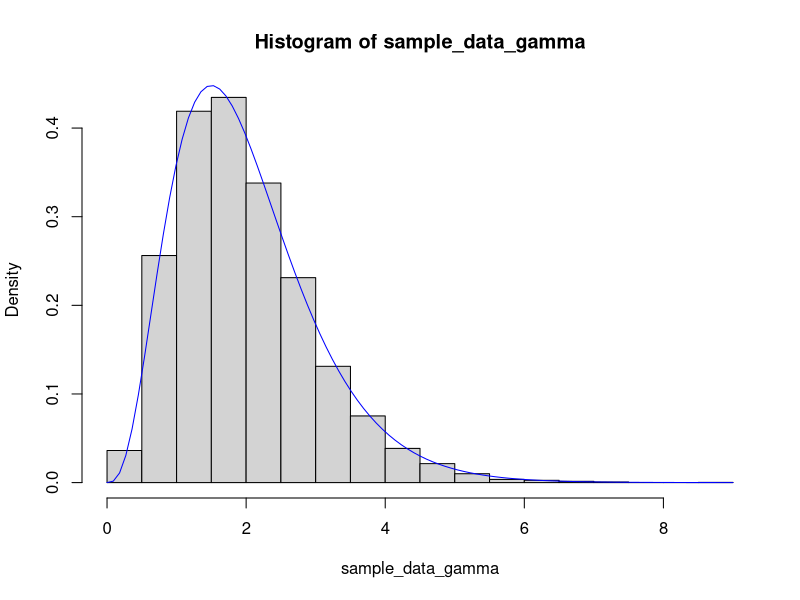
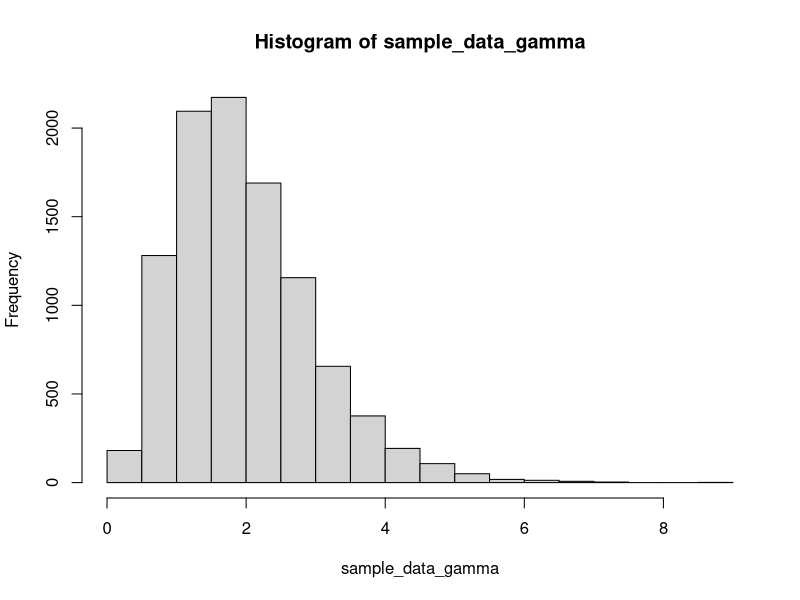
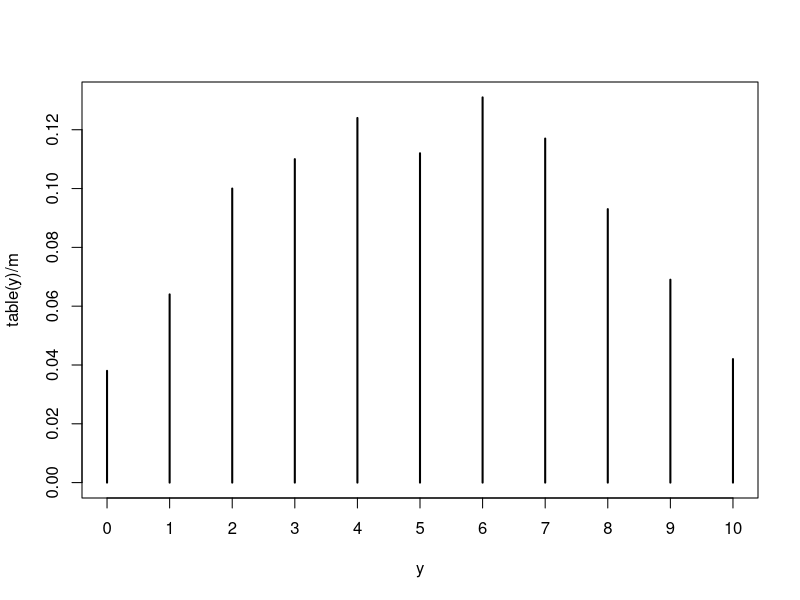
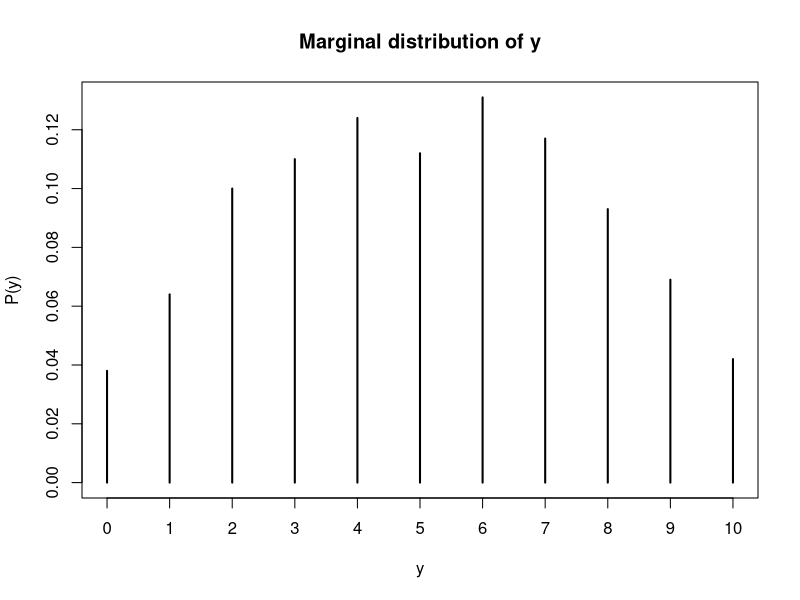

Write the R code that produced these figures, in order.
## ---- chunk 1
sample_data_gamma<-rgamma(10000,4,2)
mean(sample_data_gamma)
var(sample_data_gamma)
## ---- chunk 2
set.seed(123)
mean_c<-c()
for(i in 1:10)
{mean_c[i]<-mean(rgamma(1000,4,2))}
var(mean_c)
## ---- chunk 3
set.seed(123)
sample_data_gamma<-rgamma(10000,4,2)

hist(sample_data_gamma, freq=FALSE)
curve(dgamma(x=x, shape=4, rate=2), col="blue", add=TRUE)

var(sample_data_gamma)
sqrt(var(sample_data_gamma))
sd(sample_data_gamma) 
sd(sample_data_gamma) / sqrt(10000)
## ---- chunk 4
hist(sample_data_gamma)
se = sd(sample_data_gamma<5) / sqrt(10000)
se
## ---- chunk 5
sample_data<-rbeta(1000,5,3)
mean(sample_data/(1-sample_data))
## ---- chunk 6
mean((sample_data/(1-sample_data))>1)
## ---- chunk 7
sample_data2<-rnorm(10000,0,1)
quantile(sample_data2,0.3)
qnorm(0.3)
pnorm(-0.52)
## ---- chunk 8
m=1000

y=numeric(m)
phi=numeric(m)

for (i in 1:m)
{
  phi[i]=rbeta(1,shape1=2,shape2 = 2)
  y[i]=rbinom(1,size=10,prob = phi[i])
}

# we can use vector method

phi=rbeta(m,shape1 = 2,shape2 = 2)
y=rbinom(m,size=10,prob = phi)
table(y)/m

# The marginal distribution of y
plot(table(y)/m)

# Another way to plot 
plot(prop.table(table(y)), ylab="P(y)", main="Marginal distribution of y")

# the marginal expected value of y
mean(y)

